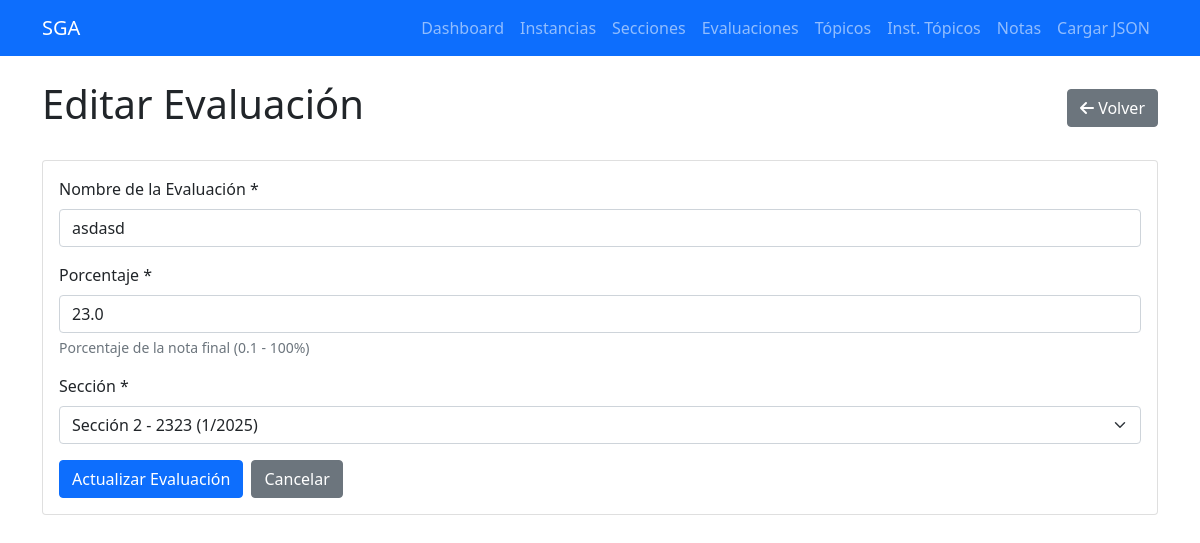
Screenshot of /evaluaciones/1/editar with the database file from the repository.
### tables this page shows
CREATE TABLE evaluaciones (
            id INTEGER PRIMARY KEY AUTOINCREMENT,
            nombre TEXT NOT NULL,
            porcentaje REAL NOT NULL,
            seccion_id INTEGER NOT NULL,
            created_at TIMESTAMP DEFAULT CURRENT_TIMESTAMP,
            FOREIGN KEY (seccion_id) REFERENCES secciones (id) ON DELETE CASCADE
        );

### routes/evaluacion_routes.py (the view, shortened to what this page needs)
@evaluacion_bp.route('/evaluaciones/<int:id>/editar', methods=['GET', 'POST'])
def editar_evaluacion(id):
    evaluacion = Evaluacion.obtener_por_id(id)
    if not evaluacion:
        flash('Evaluación no encontrada', 'error')
        return redirect(url_for('evaluacion.listar_evaluaciones'))
    secciones = Seccion.obtener_todos()
    return render_template('evaluaciones/editar.html', evaluacion=evaluacion, secciones=secciones)

### db/database.py (called while the page is built)
def get_connection():
    return sqlite3.connect(DATABASE_PATH)

def execute_query(query, params=None):
    conn = get_connection()
    cursor = conn.cursor()
    if params:
        cursor.execute(query, params)
    else:
        cursor.execute(query)
    if query.strip().upper().startswith('SELECT'):
        results = cursor.fetchall()
    else:
        conn.commit()
        results = cursor.lastrowid
    conn.close()
    return results

### models/evaluacion.py (called while the page is built)
    @classmethod
    def obtener_por_id(cls, id):
        query = "SELECT id, nombre, porcentaje, seccion_id FROM evaluaciones WHERE id = ?"
        resultado = execute_query(query, (id,))
        if resultado:
            fila = resultado[0]
            return cls(fila[0], fila[1], fila[2], fila[3])
        return None

### models/seccion.py (called while the page is built)
    @classmethod
    def obtener_todos(cls):
        query = """
        SELECT s.id, s.numero, s.instancia_id, ic.semestre, ic.anio, c.codigo, c.nombre
        FROM secciones s
        JOIN instancias_curso ic ON s.instancia_id = ic.id
        JOIN cursos c ON ic.curso_id = c.id
        ORDER BY ic.anio DESC, ic.semestre DESC, s.numero
        """
        resultados = execute_query(query)
        return [
            {
                'id': fila[0],
                'numero': fila[1],
                'instancia_id': fila[2],
                'semestre': fila[3],
                'anio': fila[4],
                'curso_codigo': fila[5],
                'curso_nombre': fila[6]
            }
            for fila in resultados
        ]

### templates/evaluaciones/editar.html (shortened to what this page needs)
{% extends "base.html" %}
{% block content %}
<div class="d-flex justify-content-between align-items-center mb-4">
    <h1>Editar Evaluación</h1>
    <a href="{{ url_for('evaluacion.listar_evaluaciones') }}" class="btn btn-secondary">
        <i class="fas fa-arrow-left"></i> Volver
    </a>
</div>
<div class="card">
    <div class="card-body">
        <form method="POST">
            <div class="mb-3">
                <label for="nombre" class="form-label">Nombre de la Evaluación *</label>
                <input type="text" class="form-control" id="nombre" name="nombre"
                       value="{{ evaluacion.nombre }}" required>
            </div>
            <div class="mb-3">
                <label for="porcentaje" class="form-label">Porcentaje *</label>
                <input type="number" class="form-control" id="porcentaje" name="porcentaje"
                       value="{{ evaluacion.porcentaje }}" min="0.1" max="100" step="0.1" required>
                <div class="form-text">Porcentaje de la nota final (0.1 - 100%)</div>
            </div>
            <div class="mb-3">
                <label for="seccion_id" class="form-label">Sección *</label>
                <select class="form-select" id="seccion_id" name="seccion_id" required>
                    {% for seccion in secciones %}
                        <option value="{{ seccion.id }}"
                                {% if seccion.id == evaluacion.seccion_id %}selected{% endif %}>
                            Sección {{ seccion.numero }} - {{ seccion.curso_codigo }}
                        </option>
                    {% endfor %}
                </select>
            </div>
            <div class="d-flex gap-2">
                <button type="submit" class="btn btn-primary">Actualizar Evaluación</button>
                <a href="{{ url_for('evaluacion.listar_evaluaciones') }}" class="btn btn-secondary">Cancelar</a>
            </div>
        </form>
    </div>
</div>
{% endblock %}

### rows the page displays
evaluaciones: nombre "asdasd", porcentaje "23.0", seccion_id "Sección 2 - 2323 (1/2025)"
